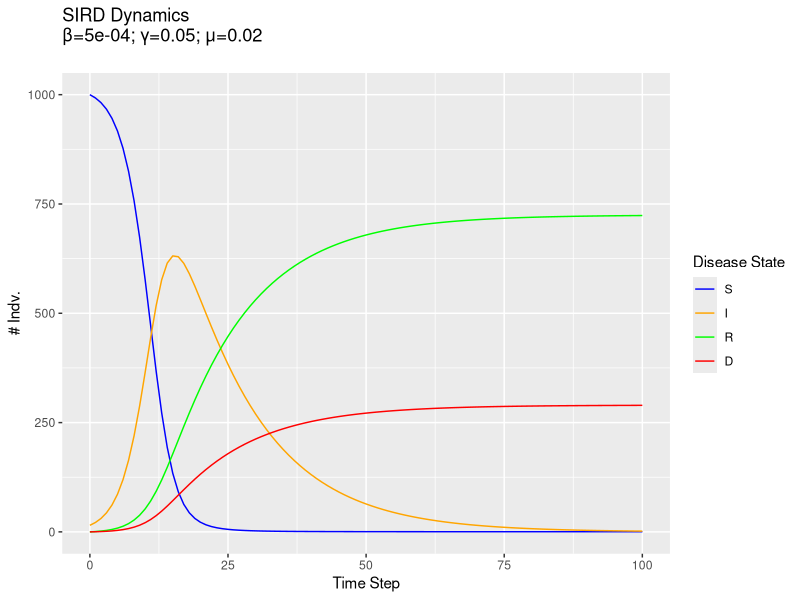

This figure's R source:
#SIRD Model of Disease Transmission
S=1000
I=15
R=0
D=0
beta=.0005
gamma=.05
mu=.02
#Create History Dataframe
history = data.frame(time=0, S=S,I=I,R=R,D=D);
#Create Time Step Function pmax used so values cannot drop below 0
stepDisease = function(time, Beta, Gamma, Mu){
  newS = pmax(S - (Beta*I*S), 0)
  newI = pmax(I + (Beta*I*S) - (Gamma*I) - (Mu*I), 0)
  newR = pmax(R + (Gamma*I), 0)
  newD = pmax(D + (Mu*I), 0)
  S <<- newS; I <<- newI; R <<- newR; D <<- newD;
  return(data.frame(time, S, I, R, D))
}
#Loop over step function
nreps = 100
for(i in 1:nreps){
  history = rbind(history, stepDisease(i, beta, gamma, mu))
}
#And finally plot
require(reshape2)
require(ggplot2)
plotdat = melt(history, id.vars = c("time"))
ggplot(data=plotdat)+
  aes(x=time, y=value, color=variable)+
  geom_line()+
  xlab("Time Step")+ylab("# Indv.")+
  ggtitle(paste("SIRD Dynamics\nβ=",beta,"; γ=",gamma,"; μ=",mu,"\n", sep=""))+
  scale_color_manual(name="Disease State", 
    values=c("blue", "orange", "green", "red"))